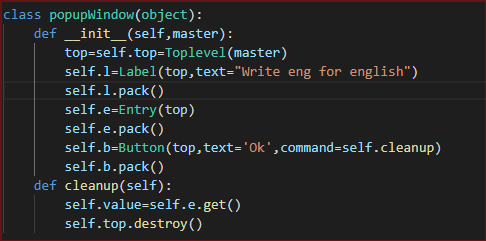
#> input picture images/1.PNG, 486 x 241 px, found by its file name
$ python preprocessing.py
#> lines starting #> are read from the running program, lines starting #| are printed output that depends on the picture; after the words box and inside, x2 and y2 are one past the last pixel; in counts of white or black regions, pixels touching at a corner belong together
### imageLoc.py
import cv2

def imgRead():
    img = cv2.imread("images/1.png")
#> img is the input picture: shape (241, 486, 3); mean B, G, R 39.5, 39.1, 37.8
    return img

### preprocessing.py
import cv2
import numpy as np
from imageLoc import imgRead

def get_grayscale(image):
    return cv2.cvtColor(image, cv2.COLOR_BGR2GRAY)
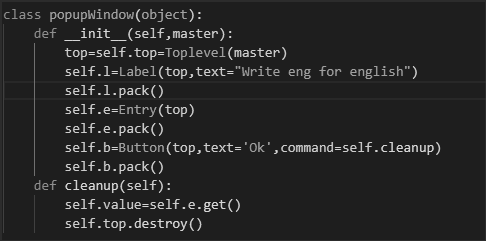
#> returned value: shape (241, 486); min 30, max 214, mean 38.7

# noise removal
def remove_noise(image):
    return cv2.medianBlur(image,5)

#thresholding
def thresholding(image):
    return cv2.threshold(image, 0, 255, cv2.THRESH_BINARY + cv2.THRESH_OTSU)[1]
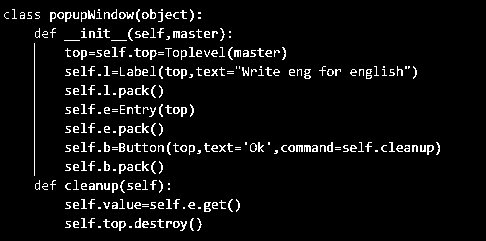
#> returned value: shape (241, 486); 5.7% white in thin lines or dots, all inside (x1, y1, x2, y2) = (4, 9, 440, 231)

#dilation
def dilate(image):
    kernel = np.ones((5,5),np.uint8)
    return cv2.dilate(image, kernel, iterations = 1)

#erosion
def erode(image):
    kernel = np.ones((5,5),np.uint8)
    return cv2.erode(image, kernel, iterations = 1)

#opening - erosion followed by dilation
def opening(image):
    kernel = np.ones((5,5),np.uint8)
    return cv2.morphologyEx(image, cv2.MORPH_OPEN, kernel)

#canny edge detection
def canny(image):
    return cv2.Canny(image, 100, 200)
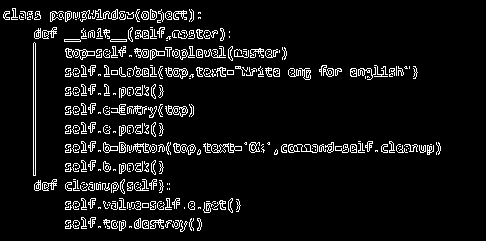
#> returned value: shape (241, 486); 7.2% white in thin lines or dots, all inside (x1, y1, x2, y2) = (3, 8, 441, 232)

#skew correction
def deskew(image):
    coords = np.column_stack(np.where(image > 0))
    angle = cv2.minAreaRect(coords)[-1]
    if angle < -45:
        angle = -(90 + angle)
    else:
        angle = -angle
    (h, w) = image.shape[:2]
    center = (w // 2, h // 2)
    M = cv2.getRotationMatrix2D(center, angle, 1.0)
    rotated = cv2.warpAffine(image, M, (w, h), flags=cv2.INTER_CUBIC, borderMode=cv2.BORDER_REPLICATE)
    return rotated

#template matching
def match_template(image, template):
    return cv2.matchTemplate(image, template, cv2.TM_CCOEFF_NORMED)
image = imgRead()

gray = get_grayscale(image)
thresh = thresholding(gray)
opening = opening(gray)
canny = canny(gray)
cv2.imshow('img', thresh)
cv2.waitKey(0)
